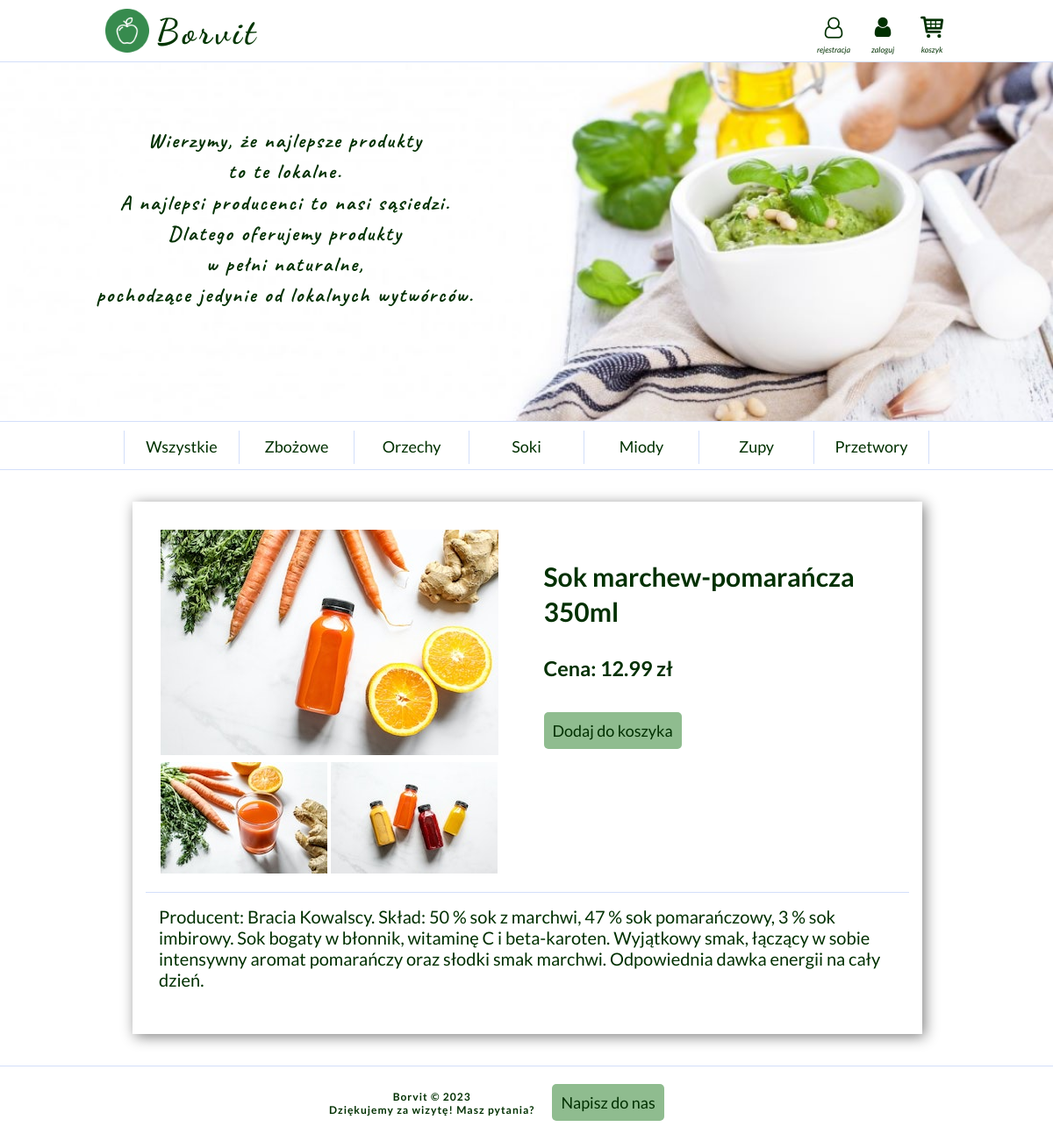
The app's page /shop/product.php?id=2 with its own data.
### tables this page shows
CREATE TABLE `categories` (
  `category_id` int(11) NOT NULL,
  `category_name` varchar(50) NOT NULL
);

CREATE TABLE `products` (
  `id` int(11) NOT NULL,
  `indeks` varchar(10) NOT NULL,
  `name` varchar(160) NOT NULL,
  `description` text NOT NULL,
  `price` double NOT NULL,
  `category_id` int(11) NOT NULL
);

### shop/product.php (the view, shortened to what this page needs)
<?php
	require('header.php');
		function showProduct($id){
			global $conn;
			$stmt = $conn->prepare("SELECT * FROM products WHERE id=:id");
			$stmt->bindValue(':id', $id, PDO::PARAM_INT);
			$stmt->execute();
			while($row = $stmt -> fetch(PDO::FETCH_ASSOC)) {
				echo "<div id='details'>";
					$indeks = $row['indeks'];
					$id = $row['id'];
					echo "<div class='foto'>";
						foreach (getProductPictures($indeks) as $image) {
							echo "<div class='img'>";
								echo "<a href='img/$image'>";
								echo "<img style='margin:2px;' src='img/thumbs/$image'>";
								echo "</a>";
							echo "</div>";
						}
					echo "</div>";
					echo "<div class='name'>";
						echo "<h2>".$row['name']."</h2>";
						echo "<h3 style='margin-bottom:30px;'>Cena: ".$row['price']." zł</h3>";
						echo "<a href='addToCart.php?id=$id' class='button1'>Dodaj do koszyka</a>";
					echo "</div>";
					echo "<p style='clear:both; padding:15px; border-top:0.8px solid #D3DFFA;'>".$row['description']."</p>";
				echo "</div>";
			}
		}
		if(isset($_GET['id'])) {
			showProduct($_GET['id']);
		}
	require('footer.php');
?>

### shop/functions.php (shortened to what this page needs)
<?php
	function showMenu () {
		global $conn, $session;
		$stmt = $conn->prepare("SELECT * FROM categories");
		$stmt -> execute();
		echo "<ol>";
		echo "<li><a href='index.php'>Wszystkie</a></li>";
		while($row = $stmt -> fetch(PDO::FETCH_ASSOC)) {
			$category_name = $row['category_name'];
			$category_id = $row['category_id'];
			echo "<li><a href='index.php?category_id=$category_id'>$category_name</a></li>";
		}
		echo "</ol>";
	}
	function getProductPictures($indeks) {
		$images = array();
		for($i=0; $i<10; $i++) {
			$filename = $indeks."-".$i.".jpg";
			$filepath = "img/$filename";
			if(file_exists($filepath)) {
				$images[] = $filename;
			}
		}
		return $images;
	}
?>

### shop/style.css (style rules this page uses)
body { background-color:#F5FFFA; margin: 0px !important; font-family: 'Lato', sans-serif; font-size: 20px; color: #003000; }
a:link { text-decoration:none; color: #003000; }
ol { padding:0; margin:0; list-style-type:none; font-size:18px; height:30px; line-height: 200%; display: inline-block; }
ol a { display:block; }
ol > li { float: left; width:130px; height:38px; border-right:1px solid #D3DFFA; }
ol > li:first-child { border-left:1px solid #D3DFFA; }
#details { text-align:left; background-color: #FFF; width: 870px; margin:11px; padding:15px; -webkit-box-shadow: 3px 3px 15px 0px rgba(128,128,128,1); -moz-box-shadow: 3px 3px 15px 0px rgba(128,128,128,1); box-shadow: 3px 3px 15px 0px rgba(128,128,128,1); }
.foto { float:left; width:45%; padding:15px; }
.img { float:left; position: relative; }
.name { float:right; width:45%; padding:25px; line-height:200%; }
.button1 { background-color: #8FBC8F; color: #003000; font-size: 18px; padding:10px; text-decoration: none; border-radius: 5px; opacity: 1; }

### records on screen
categories: category_name "Zbożowe"
categories: category_name "Orzechy"
categories: category_name "Soki"
categories: category_name "Miody"
categories: category_name "Zupy"
categories: category_name "Przetwory"
products: name "Sok marchew-pomarańcza 350ml", price "12.99", description "Producent: Bracia Kowalscy. Skład: 50 % sok z marchwi, 47 % sok pomarańczowy, 3 % sok imbirowy. Sok bogaty w błonnik, witaminę C i beta-karoten. Wyjątkowy smak, łączący w sobie intensywny aromat pomarańczy oraz słodki smak marchwi. Odpowiednia dawka energii na cały dzień."
